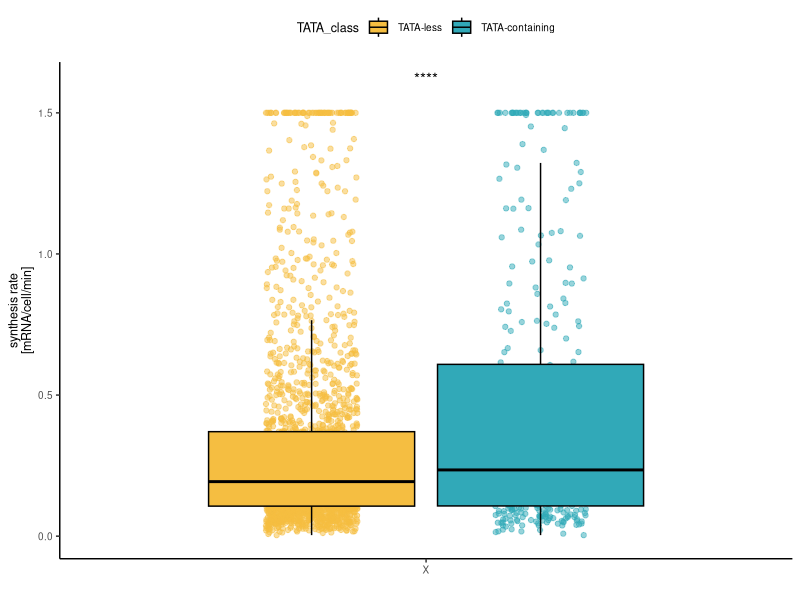

This figure's R source:
rm(list = ls())

library(tidyverse)
library(ggpubr)

set.seed(42)

# get list of TATA promoters
TATA = read.csv("data/TATA_information.csv") 


# load synthesis rates and attach info about TATA promoters
synthesisRates = read.csv("data/synthesisRates.csv") %>% 
  mutate(cropped = ifelse(synthesis_perCell_perMin > 1.5, 1.5, synthesis_perCell_perMin))%>% 
  inner_join(TATA) %>% 
  mutate(x= "X")


synthesisRates$TATA_class = factor(synthesisRates$TATA_class, levels = c("TATA-less", "TATA-containing"))

# plot
p = ggplot(synthesisRates, aes(x = x , y = cropped, fill = TATA_class))
p + geom_point(position=position_jitterdodge(jitter.width = 0.3), 
               aes(color = TATA_class), alpha = 0.5) + 
  geom_boxplot(outlier.shape=NA, color = "black") +
  theme_classic() +
  xlab(" ") +
  ylab(paste("synthesis rate", "[mRNA/cell/min]", sep = "\n")) +
  theme(panel.background = element_rect(fill = "transparent"), # bg of the panel
        plot.background = element_rect(fill = "transparent", color = NA),
        text = element_text(size=9),
        legend.position = "top",
        panel.grid.major = element_blank(), 
        panel.grid.minor = element_blank()) +
  #facet_wrap(~factorName, scales = "free", nrow = 1) +
  scale_fill_manual(values= c("#F5BE41", "#31A9B8")) +
  scale_color_manual(values= c("#F5BE41", "#31A9B8")) +
  ylim(0,1.6) + 
  stat_compare_means(method = "t.test", label = "p.signif", label.y = 1.6)
#ggsave("figures/panels/figS6/synthesis_vs_TATA.pdf", width = 2.8, height = 6, units = "cm")


